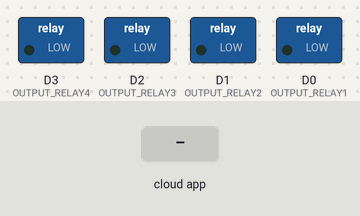
This sketch was run on a simulated ESP8266 (NodeMCU). Parts: switched loads named in the sketch (green lamp = pin HIGH). The test bench sets the inputs (shaded band). WiFi joins after 1.5 s; servers stay silent unless stated; no MQTT or app messages arrive unless stated; what the sketch prints to the serial monitor is not drawn.

Above: at 2.7 s.
2.8 s: the phone or cloud app sets relay1 to 1
At 3.9 s:
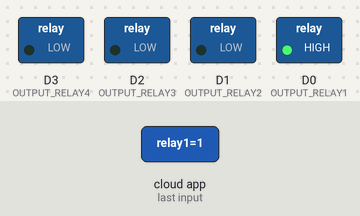
4.3 s: the phone or cloud app sets relay2 to 1
At 4.7 s:
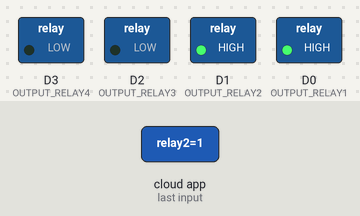
5.8 s: the phone or cloud app sets relay3 to 1
At 6.2 s:
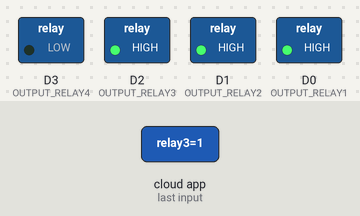
7.3 s: the phone or cloud app sets relay1 to 0
At 8.1 s:
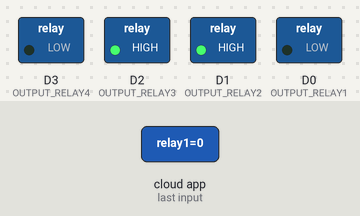
8.8 s: the phone or cloud app sets relay2 to 0
At 9.6 s:
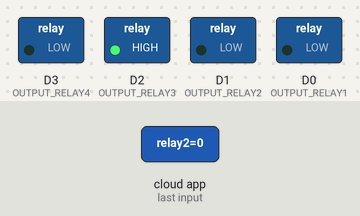
10.3 s: the phone or cloud app sets relay1 to 1
At 11.6 s:
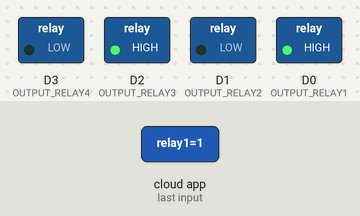
Timing chart, 0 to 12.8 s (numbered marks = the images above; inputs shaded):
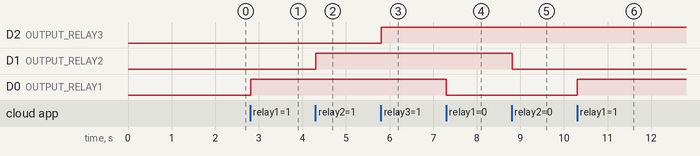

The sketch:

mqtt_adafruit_automation.ino
```cpp
                  #include <ESP8266WiFi.h>
                  #include "Adafruit_MQTT.h"
                  #include "Adafruit_MQTT_Client.h"
                  #define OUTPUT_RELAY1 D0
                  #define OUTPUT_RELAY2 D1
                  #define OUTPUT_RELAY3 D2
                  #define OUTPUT_RELAY4 D3
                  int num;
                  /************************* WiFi Access Point *********************************/

                  #define WLAN_SSID       "Xiaomi_7729"
                  #define WLAN_PASS       "9503632250amw"

                  /************************* Adafruit.io Setup *********************************/

                  #define AIO_SERVER      "io.adafruit.com"
                  #define AIO_SERVERPORT  1883                   // use 8883 for SSL
                  #define AIO_USERNAME    "sahnivarun007"
                  #define AIO_KEY         "1a56d61c87454491a557f54524f1f3b0"

                  /************ Global State (you don't need to change this!) ******************/

                  // Create an ESP8266 WiFiClient class to connect to the MQTT server.
                  WiFiClient client;
                  // or... use WiFiFlientSecure for SSL
                  //WiFiClientSecure client;

                  // Setup the MQTT client class by passing in the WiFi client and MQTT server and login details.
                  Adafruit_MQTT_Client mqtt(&client, AIO_SERVER, AIO_SERVERPORT, AIO_USERNAME, AIO_KEY);

                  /****************************** Feeds ***************************************/

                  // Setup a feed called 'photocell' for publishing.
                  // Notice MQTT paths for AIO follow the form: <username>/feeds/<feedname>
                  //Adafruit_MQTT_Publish photocell = Adafruit_MQTT_Publish(&mqtt, AIO_USERNAME "/feeds/photocell");

                  // Setup a feed called 'onoff' for subscribing to changes.
                  Adafruit_MQTT_Subscribe Relay1 = Adafruit_MQTT_Subscribe(&mqtt, AIO_USERNAME "/feeds/relay1");
                  Adafruit_MQTT_Subscribe Relay2 = Adafruit_MQTT_Subscribe(&mqtt, AIO_USERNAME "/feeds/relay2");
                  Adafruit_MQTT_Subscribe Relay3 = Adafruit_MQTT_Subscribe(&mqtt, AIO_USERNAME "/feeds/relay3");
                  Adafruit_MQTT_Subscribe Relay4 = Adafruit_MQTT_Subscribe(&mqtt, AIO_USERNAME "/feeds/relay4");

                  /*************************** Sketch Code ************************************/

                  // Bug workaround for Arduino 1.6.6, it seems to need a function declaration
                  // for some reason (only affects ESP8266, likely an arduino-builder bug).
                  void MQTT_connect();

                  void setup() {
                    pinMode(16,OUTPUT);
                    pinMode(OUTPUT_RELAY1,OUTPUT);
                    pinMode(OUTPUT_RELAY2,OUTPUT);
                    pinMode(OUTPUT_RELAY3,OUTPUT);
                    pinMode(OUTPUT_RELAY4,OUTPUT);
                    Serial.begin(9600);
                    delay(10);

                    Serial.println(F("Adafruit MQTT demo"));

                    // Connect to WiFi access point.
                    Serial.println(); Serial.println();
                    Serial.print("Connecting to ");
                    Serial.println(WLAN_SSID);

                    WiFi.begin(WLAN_SSID, WLAN_PASS);
                    while (WiFi.status() != WL_CONNECTED) {
                      delay(500);
                      Serial.print(".");
                    }
                    Serial.println();

                    Serial.println("WiFi connected");
                    Serial.println("IP address: "); Serial.println(WiFi.localIP());

                    // Setup MQTT subscription for onoff feed.
                    mqtt.subscribe(&Relay1);
                     mqtt.subscribe(&Relay2);
                      mqtt.subscribe(&Relay3);
                       mqtt.subscribe(&Relay4);
                  }

                  uint32_t x=0;

                  void loop() {
                    // Ensure the connection to the MQTT server is alive (this will make the first
                    // connection and automatically reconnect when disconnected).  See the MQTT_connect
                    // function definition further below.
                    MQTT_connect();

                    // this is our 'wait for incoming subscription packets' busy subloop
                    // try to spend your time here

                    Adafruit_MQTT_Subscribe *subscription;
                    while ((subscription = mqtt.readSubscription(5000))) {
                      if (subscription == &Relay1) {
                        Serial.print(F("Got:_Relay1 "));
                        Serial.println((char *)Relay1.lastread);
                       num = atoi((char *)Relay1.lastread);
                        digitalWrite(OUTPUT_RELAY1,num);
                      }
                          if (subscription == &Relay2) {
                        Serial.print(F("Got:_Relay2 "));
                        Serial.println((char *)Relay2.lastread);
                       num = atoi((char *)Relay2.lastread);
                        digitalWrite(OUTPUT_RELAY2,num);
                      }
                          if (subscription == &Relay3) {
                        Serial.print(F("Got:_Relay3 "));
                        Serial.println((char *)Relay3.lastread);
                       num = atoi((char *)Relay3.lastread);
                        digitalWrite(OUTPUT_RELAY3,num);

                        if (subscription == &Relay4) {
                        Serial.print(F("Got:_Relay 4"));
                        Serial.println((char *)Relay4.lastread);
                       num = atoi((char *)Relay4.lastread);
                        digitalWrite(OUTPUT_RELAY4,num);
                      }
                      }
                    }

                    // Now we can publish stuff!
                  //  Serial.print(F("\nSending photocell val "));
                  //  Serial.print(x);
                  //  Serial.print("...");
                  //  if (! photocell.publish(x++)) {
                  //    Serial.println(F("Failed"));
                  //  } else {
                  //    Serial.println(F("OK!"));
                  //  }

                    // ping the server to keep the mqtt connection alive
                    // NOT required if you are publishing once every KEEPALIVE seconds
                    /*
                    if(! mqtt.ping()) {
                      mqtt.disconnect();
                    }
                    */
                  }

                  // Function to connect and reconnect as necessary to the MQTT server.
                  // Should be called in the loop function and it will take care if connecting.
                  void MQTT_connect() {
                    int8_t ret;

                    // Stop if already connected.
                    if (mqtt.connected()) {
                      return;
                    }

                    Serial.print("Connecting to MQTT... ");

                    uint8_t retries = 3;
                    while ((ret = mqtt.connect()) != 0) {     // connect will return 0 for connected
                         Serial.println(mqtt.connectErrorString(ret));
                         Serial.println("Retrying MQTT connection in 5 seconds...");
                         mqtt.disconnect();
                         delay(5000);  // wait 5 seconds
                         retries--;
                         if (retries == 0) {
                           // basically die and wait for WDT to reset me
                           while (1);
                         }
                    }
                    Serial.println("MQTT Connected!");
                  }
```

Measured:
- after the input at 2.8 s, D0 (OUTPUT_RELAY1): LOW → HIGH at once
- after the input at 4.3 s, D1 (OUTPUT_RELAY2): LOW → HIGH at once
- after the input at 5.8 s, D2 (OUTPUT_RELAY3): LOW → HIGH at once
- after the input at 7.3 s, D0 (OUTPUT_RELAY1): HIGH → LOW at once
- after the input at 8.8 s, D1 (OUTPUT_RELAY2): HIGH → LOW at once
- after the input at 10.3 s, D0 (OUTPUT_RELAY1): LOW → HIGH at once
